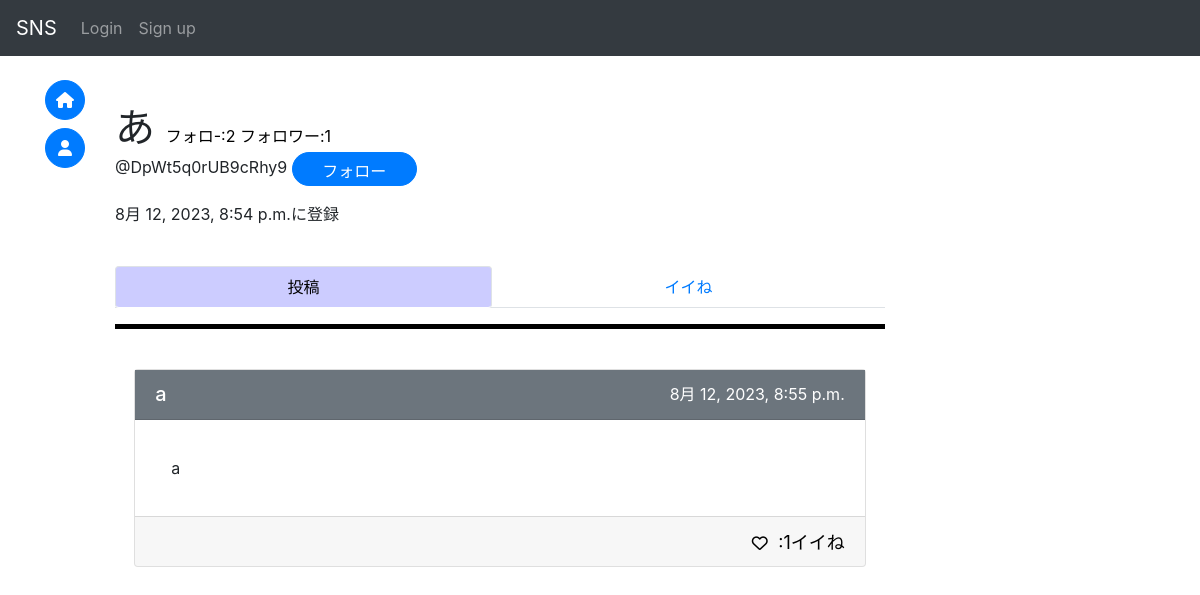
The app's page /accounts/user/1d301dd7-8f2a-4aba-b0e0-6cc3a210333b/, older data.
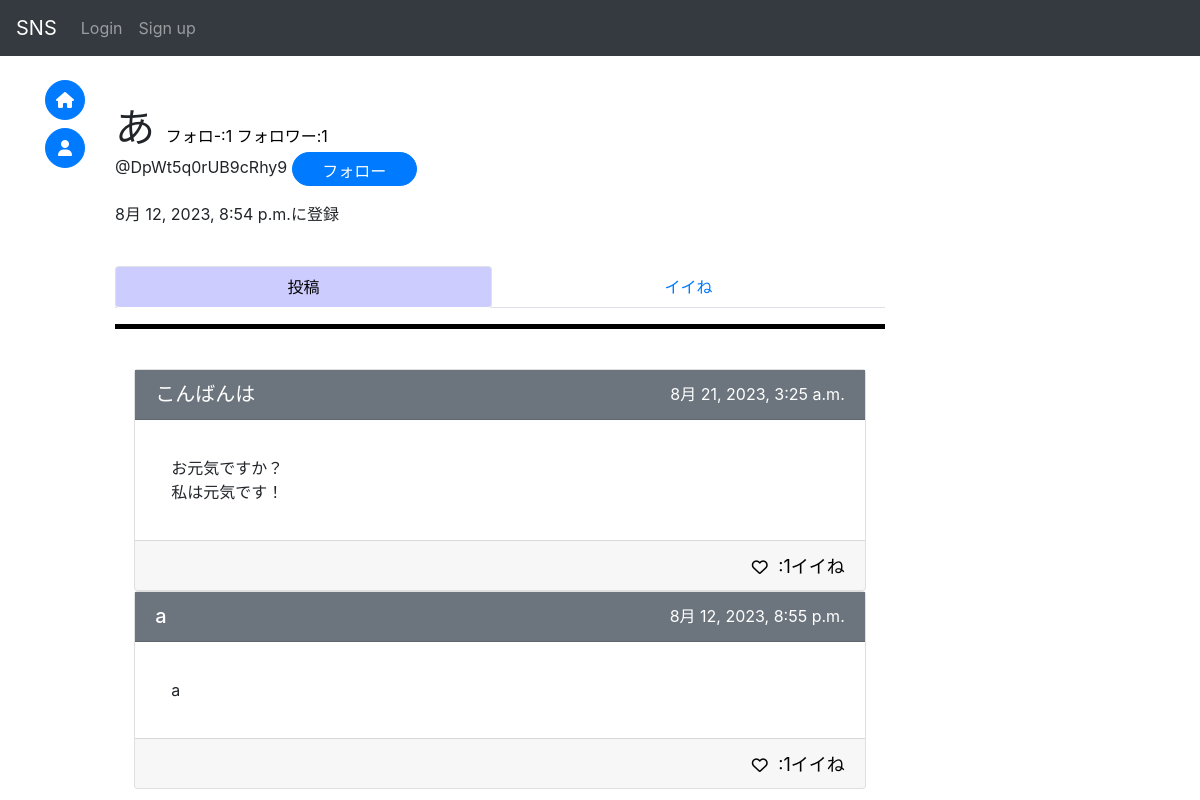
The same page, newer data.
### accounts/models.py (models this page shows, shortened)
class CustomUser(AbstractBaseUser, PermissionsMixin):
    id = models.UUIDField(primary_key=True, default=uuid.uuid4, editable=False)
    email = models.EmailField(_("email address"), unique=True, blank=True)
    is_staff = models.BooleanField(
        _("staff status"),
        default=False,
        help_text=_("Designates whether the user can log into this admin site."),
    )
    username = models.CharField(_("username"), max_length=50)
    usertag = models.CharField(_("usertag"), max_length=16, default=randomname(16), unique=True)
    created_at = models.DateTimeField(auto_now_add=True)
    objects = CustomUserManager()
    EMAIL_FIELD = "email"
    USERNAME_FIELD = "email"
    REQUIRED_FIELDS = ["username", "usertag"]
    class Meta:
        verbose_name = _("user")
        verbose_name_plural = _("users")

### sns/models.py (models this page shows, shortened)
class Post(models.Model):
    id = models.UUIDField(primary_key=True, default=uuid.uuid4, editable=False)
    title = models.CharField(max_length=50, null=True)
    detail = models.TextField(max_length=255)
    author = models.ForeignKey(
        get_user_model(),
        on_delete=models.CASCADE
    )
    created_at = models.DateTimeField(auto_now_add=True)
    good_num = models.IntegerField(default=0)
    mode = models.IntegerField(default=0)#0:通常の投稿 1:コメント
    parent_post = models.ForeignKey(
        "Post",
        on_delete=models.CASCADE,
        null=True,
        blank=True
    )

### accounts/views.py (the view, shortened to what this page needs)
# urls.py: path("user/<str:id>/", views.user_detail, name="user"),
def user_detail(request, id):
    context = {}
    user = get_object_or_404(CustomUser, pk=id)
    post = Post.objects.filter(author=user)
    following_num = Follower.objects.filter(following=user).count()
    followed_num = Follower.objects.filter(followed=user).count()
    context["userDetail"] = user
    context["posts"] = post
    context["following"] = False
    context["following_num"] = following_num
    context["followed_num"] = followed_num
    good_posts = []
    gooding = Good.objects.filter(gooder=user)
    for g in gooding:
        good_posts.append(g.post)
    context["good_posts"] = good_posts
    context["btn_class"] = "btn-primary"
    if request.user.is_anonymous:
        return render(request, "accounts/userDetail.html", context)

### accounts/templates/accounts/userDetail.html (shortened to what this page needs)
{% extends "base.html" %}
{% block content %}
    <br>
    <div>
        <div>
            <h1 style="display:inline;">
                {{ userDetail.username }}
            </h1>
            <a href="{% url 'accounts:follower' userDetail.id 'following' %}" class="notlink">
                フォロ-:{{ following_num }}
            </a>
            <a href="{% url 'accounts:follower' userDetail.id 'followed' %}" class="notlink">
                フォロワー:<div style="display:inline;" class="num">{{ followed_num }}</div>
            </a>
        </div>
        <p>
            {% if request.user.is_anonymous %}
                @{{ userDetail.usertag }}
                <button type="button" class="btn btn-primary w-120px h-40px rounded-pill"
                    onClick="location.href='{% url 'accounts:follow' userDetail.id %}'">
                        フォロー
                </button>
                <br>
            {% elif user.id == userDetail.id %}
                @{{ userDetail.usertag }}
            {% endif %}
        </p>
        <p>
            {{ userDetail.created_at }}に登録
        </p>
    </div>
    {% if is_block %}
        <div>
            <br>
            <br>
            <h1 style="color:red; text-align:center;">ブロック中のユーザー<h1>
        </div>
    {% elif is_blocked %}
        <div>
            <br>
            <br>
            <h3 style="text-align:center;">このユーザーは投稿の公開を制限しています</h3>
        </div>
    {% else %}
        <div class="row-1" style="position: sticky;top: 55px;z-index:2;background-color:#fff;">
            <br>
            <ul class="nav nav-tabs nav-fill nav-pills" role="tablist">
                <li class="nav-item tab-hov">
                    <a class="nav-link active" id="item1-tab" data-toggle="tab" href="#item1" role="tab" aria-controls="item1" aria-selected="true">
                        投稿
                    </a>
                </li>
                <li class="nav-item tab-hov">
                    <a class="nav-link" id="item2-tab"
                        data-toggle="tab" href="#item2" role="tab" aria-controls="item2" aria-selected="false">
                        イイね
                    </a>
                </li>
            </ul>
            <hr width="100%" color="#0" style="height:4px;">
            <br>
        </div>
        <div class="tab-content">
            <div class="tab-pane fade show active" id="item1" role="tabpanel" aria-labelledby="item1-tab">
                {% for post in posts reversed %}
                    <div class="card w-150px center-block mx-auto" style="position:relative;">
                        <a href="{% url 'sns:post' post.pk %}" style="position:absolute;inset:0;">
                            <div class="card-header bg-secondary h-50px">
                                <h5 style="text-align:left;float:left;">
                                    <a href='{% url "sns:post" post.pk %}' class="on-a title-link">
                                        {{ post.title }}
                                    </a>
                                </h5>
                                <p style="text-align:right">
                                    <font color="white">
                                        {{ post.created_at }}
                                    </font>
                                </p>
                            </div>
                            <div class="card-body detail">
                                <p class="card-text">
                                    {{ post.detail | linebreaks }}
                                </p>
                            </div>
                            <div class="card-footer h-50px text-right">
                                {% if request.user.is_anonymous %}
                                    <button onClick="location.href='{% url 'sns:good' post.id 1 %}'" class="good on-a">
                                        <i class="fa-regular fa-heart"></i>
                                    </button>
                                {% endif %}
                                <font size="4">
                                    <a href="{% url 'sns:good_user' post.id %}" class="notlink on-a">
                                        <div id="num_{{ post.id }}" style="display:inline;">:{{ post.good_num }}イイね</div>
                                    </a>
                                </font>
                            </div>
                        </a>
                    </div>
                {% endfor %}
            </div>
        </div>
    {% endif %}
{% endblock %}

### templates/base.html (shortened to what this page needs)
<!DOCTYPE html>
<html>
    <head>
        {% load static %}
        <link rel="stylesheet" href="https://stackpath.bootstrapcdn.com/bootstrap/4.3.1/css/bootstrap.min.css">
        <link href="{% static 'fontawesomefree/css/fontawesome.css' %}" rel="stylesheet" type="text/css">
        <link href="{% static 'fontawesomefree/css/brands.css' %}" rel="stylesheet" type="text/css">
        <link href="{% static 'fontawesomefree/css/solid.css' %}" rel="stylesheet" type="text/css">
    </head>
    <body>
        <nav class='navbar navbar-expand-sm navbar-dark bg-dark fixed-top'>
            <a class='navbar-brand' href='{% url "sns:index" %}'>SNS</a>
            <ul class="navbar-nav">
                {% if user.is_authenticated %}
                    <li class="navbar-item">
                        <a href='{% url "accounts:user" user.id %}'>
                            <span class="navbar-text">{{ user }} -</span>
                        </a>
                    </li>
                    <li class="nav-item">
                        <a href='{% url "logout" %}' class="logout nav-link">
                            Logout
                        </a>
                    </li>
                {% else %}
                    <li class="nav-item">
                        <a href='{% url "login" %}' class="login nav-link">
                            Login
                        </a>
                    </li>
                    <li class="nav-item">
                        <a href='{% url "accounts:signup" %}' class="signup nav-link">Sign up</a>
                    </li>
                {% endif %}
            </ul>
        </nav>
        <div class='container-fluid'>
            <div class="row">
                <div class="col-1">
                    <div style="position: sticky; top: 75px;">
                            <button class="btn btn-primary rounded-circle p-0 w-40px float-right"
                                 onClick="location.href='{% url 'sns:index' %}'">
                                <i class="fa-solid fa-house"></i>
                            </button>
                            <br>
                            <br>
                            {% if user.is_anonymous %}
                                <button class="btn btn-primary rounded-circle p-0 w-40px float-right"
                                    onClick="location.href='/accounts/login'">
                                    <i class="fa-solid fa-user"></i>
                                </button>
                            {% else %}
                                <button class="btn btn-primary rounded-circle p-0 w-40px float-right"
                                    onClick="location.href='{% url 'accounts:user' user.id %}'">
                                    <i class="fa-solid fa-user"></i>
                                </button>
                            {% endif %}
                    </div>
                </div>
                <div class="col-8">
                    {% block content %}
                    {% endblock %}
                </div>
            </div>
        </div>
    </body>
</html>

### templates/base.html (style rules this page uses)
body { padding-top : 80px }
.w-40px { width: 40px !important; height: 40px !important; }

### accounts/templates/accounts/userDetail.html (style rules this page uses)
.detail { margin-left:1rem; }
.title-link, .title-link:hover { color:white; }
.good, .good:focus, .good:hover { border: none; outline: none; background: none; display: inline; }
.w-150px { width: 95% !important; }
.h-50px { height: 50px !important; }
.on-a { position: relative; z-index: 1; }
.w-120px { width: 125px !important; }
.h-40px { height: 34px !important; }
.notlink { text-decoration:none !important; color:black !important; }
.nav-pills .nav-link.active { background-color: #ccf; color: black; }

Row changes from the older to the newer data that the page shows:
added Post: title "こんばんは", created_at "8月 21, 2023, 3:25 a.m.", detail "お元気ですか？ 私は元気です！", good_num "1"
Text that changed along with them:
{{ following_num }}: "2" → "1"
